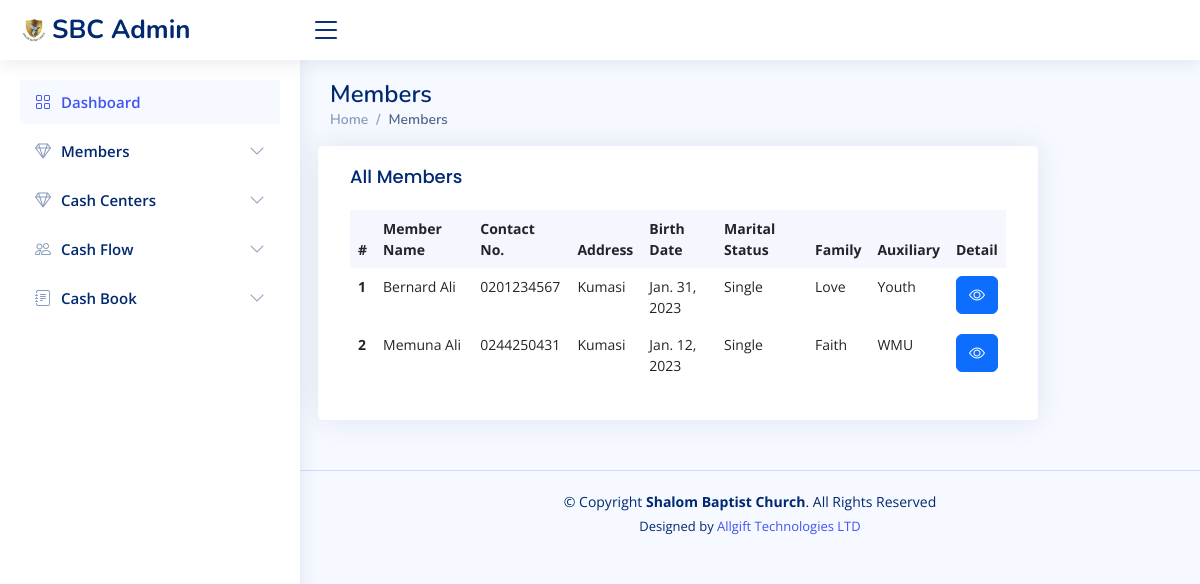
/accounts/member_list/, run on an earlier commit of the app's database.
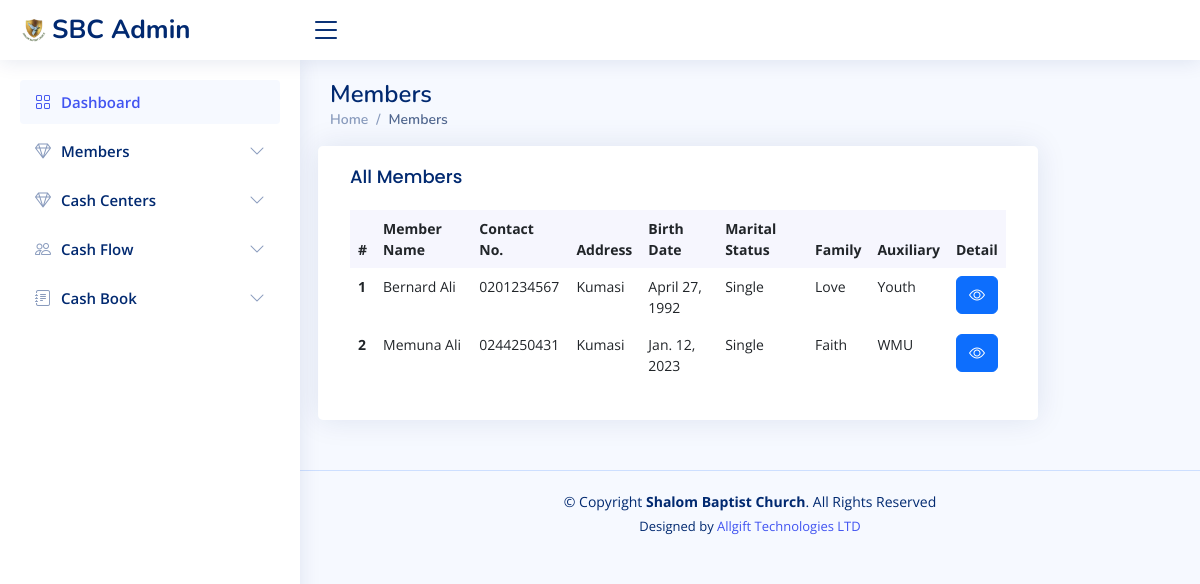
And on a later commit of the database.
### authy/models.py (models this page shows, shortened)
class Profile(models.Model):
    user = models.OneToOneField(User, on_delete=models.CASCADE, related_name='profile')
    full_name = models.CharField(max_length=50)
    gender = models.CharField(max_length=50, choices=GENDER_CHOICES, null=True, blank=True)
    blood_group = models.CharField(max_length=50, choices=BLOOD_CHOICES, null=True, blank=True)
    place_of_residence = models.CharField(max_length=50)
    birth_date = models.DateField(null=True, blank=True)
    work_status = models.CharField(max_length=50, choices=WORK_STATUS_CHOICES, default='Student')
    organisation_name = models.CharField(max_length=50, null=True, blank=True)
    education_level = models.CharField(max_length=50, choices=EDUCATION_LEVEL_CHOICES, null=True, blank=True)
    image = models.ImageField(default='default.jpg', upload_to='profile_pics', null=True, blank=True)
    created = models.DateField(auto_now_add=True)
    hometown = models.CharField(max_length=50, null=True, blank=True)
    marital_status = models.CharField(max_length=20, choices=MARRIAGE_STATUS_CHOICE, default='Single')
    spouse = models.CharField(max_length=50, null=True, blank=True)
    no_of_children = models.IntegerField(null=True, blank=True)
    phone_no = models.CharField(max_length=20)
    email = models.CharField(max_length=50, null=True, blank=True)
    father_name = models.CharField(max_length=100, null=True, blank=True)
    father_alive = models.CharField(max_length=3, choices=YES_NO_CHOICES, default='Yes')
    mother_name = models.CharField(max_length=100, null=True, blank=True)
    mother_alive = models.CharField(max_length=3, choices=YES_NO_CHOICES, default='Yes')
    next_of_kin_contact = models.CharField(max_length=20, null=True, blank=True)
    date_joined = models.DateField(null=True, blank=True)
    baptism = models.CharField(max_length=10, choices=BAPTISM_CHOICES, default='Not Yet')
    family = models.ForeignKey(Family, on_delete=models.DO_NOTHING, null=True, blank=True, related_name='family')
    auxiliary = models.ForeignKey(Auxiliaries, on_delete=models.DO_NOTHING, null=True, blank=True)
    ministry = models.ForeignKey(Ministries, on_delete=models.DO_NOTHING, null=True, blank=True)
    is_deacon = models.BooleanField(default=False)
    is_council_member = models.BooleanField(default=False)

### core/models.py (models this page shows, shortened)
class Family(models.Model):
    name = models.CharField(max_length=255)
    contact = models.CharField(max_length=13, blank=True, null=True)
    location = models.TextField(blank=True, null=True)
    speech = models.TextField(blank=True, null=True)
    deacon = models.ImageField(default='group.png', upload_to='auxiliaries', blank=True, null=True)
    group_img = models.ImageField(default='group.png', upload_to='auxiliaries', blank=True, null=True)
    contribution_target = models.DecimalField(max_digits=8, decimal_places=2, blank=True, null=True)
    def __str__(self):
        return self.name

class Auxiliaries(models.Model):
    name = models.CharField(max_length=255)
    designation = models.CharField(max_length=255, blank=True, null=True)
    about_us = models.TextField(blank=True, null=True)
    mission = models.TextField(blank=True, null=True)
    speech = models.TextField(blank=True, null=True)
    deacon = models.ImageField(default='group.png', upload_to='auxiliaries', blank=True, null=True)
    group_img = models.ImageField(default='group.png', upload_to='auxiliaries', blank=True, null=True)
    contribution_target = models.DecimalField(max_digits=8, decimal_places=2, blank=True, null=True)
    def __str__(self):
        return self.name

### accounts/views.py (the view)
# urls.py: path("member_list/", views.members, name='member_list'),
def members(request):
    members = Profile.objects.all()
    context = {
        'members': members
    }
    return render(request, 'accounts/member_list.html', context)

### templates/accounts/member_list.html
{% extends 'accounts/base.html' %}
{% block content %}
     <div class="pagetitle">
      <h1>Members</h1>
      <nav>
        <ol class="breadcrumb">
          <li class="breadcrumb-item"><a href="{% url 'home' %}">Home</a></li>
          <li class="breadcrumb-item active">Members</li>
        </ol>
      </nav>
    </div>
     <section class="section dashboard">
      <div class="row">
        <div class="col-lg-10">
          <div class="row">
            <div class="card recent-sales overflow-auto">
                <div class="card-body">
                  <h5 class="card-title">All Members</h5>
                  <table class="table table-borderless datatable table-hover">
                    <thead>
                      <tr>
                        <th scope="col">#</th>
                        <th scope="col">Member Name</th>
                        <th scope="col">Contact No.</th>
                        <th scope="col">Address</th>
                        <th scope="col">Birth Date</th>
                        <th scope="col">Marital Status</th>
                        <th scope="col">Family</th>
                        <th scope="col">Auxiliary</th>
                        <th scope="col">Detail</th>
                      </tr>
                    </thead>
                    <tbody>
                   {%for member in members%}
                      <tr>
                        <th scope="row">{{forloop.counter}}</th>
                        <td>{{member.full_name}}</td>
                        <td>{{member.phone_no}}</td>
                        <td>{{member.place_of_residence}}</td>
                        <td>{{member.birth_date}}</td>
                        <td>{{member.marital_status}}</td>
                        <td>{{member.family}}</td>
                        <td>{{member.auxiliary}}</td>
                        <td><a href="{% url 'member_details' member.id %}"><i class="bi bi-eye btn btn-primary"></i></a></td>
                      </tr>
                    {% endfor %}
                    </tbody>
                  </table>
                </div>
              </div>
          </div>
        </div>
      </div>
    </section>
{% endblock content %}

### templates/accounts/base.html (shortened to what this page needs)
{% load static %}
<!DOCTYPE html>
<html lang="en">
<head>
  <link href="{% static 'accounts/assets/vendor/bootstrap/css/bootstrap.min.css' %}" rel="stylesheet">
  <link href="{% static 'accounts/assets/vendor/bootstrap-icons/bootstrap-icons.css' %}" rel="stylesheet">
  <link href="{% static 'accounts/assets/vendor/boxicons/css/boxicons.min.css' %}" rel="stylesheet">
  <link href="{% static 'accounts/assets/vendor/quill/quill.snow.css' %}" rel="stylesheet">
  <link href="{% static 'accounts/assets/vendor/quill/quill.bubble.css' %}" rel="stylesheet">
  <link href="{% static 'accounts/assets/vendor/remixicon/remixicon.css' %}" rel="stylesheet">
  <link href="{% static 'accounts/assets/vendor/simple-datatables/style.css' %}" rel="stylesheet">
  <link href="{% static 'accounts/assets/css/style.css' %}" rel="stylesheet">
</head>
<body>
  <header id="header" class="header fixed-top d-flex align-items-center">
    <div class="d-flex align-items-center justify-content-between">
      <a href="{% url 'account_home' %}" class="logo d-flex align-items-center">
        <img src="{% static 'assets/img/shalom_logo.png' %}" alt="">
        <span class="d-none d-lg-block">SBC Admin</span>
      </a>
      <i class="bi bi-list toggle-sidebar-btn"></i>
    </div>
  </header>
  <aside id="sidebar" class="sidebar">
    <ul class="sidebar-nav" id="sidebar-nav">
      <li class="nav-item">
        <a class="nav-link " href="{% url 'account_home' %}">
          <i class="bi bi-grid"></i>
          <span>Dashboard</span>
        </a>
      </li>
      <li class="nav-item">
        <a class="nav-link collapsed" data-bs-target="#icons-members" data-bs-toggle="collapse" href="#">
          <i class="bi bi-gem"></i><span>Members</span><i class="bi bi-chevron-down ms-auto"></i>
        </a>
      </li>
      <li class="nav-item">
        <a class="nav-link collapsed" data-bs-target="#icons-nav" data-bs-toggle="collapse" href="#">
          <i class="bi bi-gem"></i><span>Cash Centers</span><i class="bi bi-chevron-down ms-auto"></i>
        </a>
      </li>
      <li class="nav-item">
        <a class="nav-link collapsed" data-bs-target="#icons-inventory" data-bs-toggle="collapse" href="#">
          <i class="bi bi-people"></i><span>Cash Flow</span><i class="bi bi-chevron-down ms-auto"></i>
        </a>
      </li>
      <li class="nav-item">
        <a class="nav-link collapsed" data-bs-target="#forms-nav" data-bs-toggle="collapse" href="#">
          <i class="bi bi-journal-text"></i><span>Cash Book</span><i class="bi bi-chevron-down ms-auto"></i>
        </a>
      </li>
    </ul>
  </aside>
  <main id="main" class="main">
      {% block content %}
      {% endblock content %}
  </main>
  <footer id="footer" class="footer">
    <div class="copyright">
      &copy; Copyright <strong><span>Shalom Baptist Church</span></strong>. All Rights Reserved
    </div>
    <div class="credits">
      Designed by <a href="https://allgifttechnologies.com/">Allgift Technologies LTD</a>
    </div>
  </footer>
</body>
</html>

### static/accounts/assets/css/style.css (style rules this page uses)
:root { scroll-behavior: smooth; }
body { font-family: "Open Sans", sans-serif; background: #f6f9ff; color: #444444; }
a { color: #4154f1; text-decoration: none; }
h1, h2, h3, h4, h5, h6 { font-family: "Nunito", sans-serif; }
#main { margin-top: 60px; padding: 20px 30px; transition: all 0.3s; }
.pagetitle { margin-bottom: 10px; }
.pagetitle h1 { font-size: 24px; margin-bottom: 0; font-weight: 600; color: #012970; }
.card { margin-bottom: 30px; border: none; border-radius: 5px; box-shadow: 0px 0 30px rgba(1, 41, 112, 0.1); }
.card-title { padding: 20px 0 15px 0; font-size: 18px; font-weight: 500; color: #012970; font-family: "Poppins", sans-serif; }
.card-body { padding: 0 20px 20px 20px; }
.breadcrumb { font-size: 14px; font-family: "Nunito", sans-serif; color: #899bbd; font-weight: 600; }
.breadcrumb a { color: #899bbd; transition: 0.3s; }
.breadcrumb .breadcrumb-item::before { color: #899bbd; }
.breadcrumb .active { color: #51678f; font-weight: 600; }
.logo { line-height: 1; }
@media (min-width: 1200px) { .logo { width: 280px; } }
.logo img { max-height: 26px; margin-right: 6px; }
.logo span { font-size: 26px; font-weight: 700; color: #012970; font-family: "Nunito", sans-serif; }
.header { transition: all 0.5s; z-index: 997; height: 60px; box-shadow: 0px 2px 20px rgba(1, 41, 112, 0.1); background-color: #fff; padding-left: 20px; }
.header .toggle-sidebar-btn { font-size: 32px; padding-left: 10px; cursor: pointer; color: #012970; }
.sidebar { position: fixed; top: 60px; left: 0; bottom: 0; width: 300px; z-index: 996; transition: all 0.3s; padding: 20px; overflow-y: auto; scrollbar-width: thin; scrollbar-color: #aab7cf transparent; box-shadow: 0px 0px 20px rgba(1, 41, 112, 0.1); background-color: #fff; }
@media (min-width: 1200px) { #main, #footer { margin-left: 300px; } }
.sidebar-nav { padding: 0; margin: 0; list-style: none; }
.sidebar-nav li { padding: 0; margin: 0; list-style: none; }
.sidebar-nav .nav-item { margin-bottom: 5px; }
.sidebar-nav .nav-link { display: flex; align-items: center; font-size: 15px; font-weight: 600; color: #4154f1; transition: 0.3; background: #f6f9ff; padding: 10px 15px; border-radius: 4px; }
.sidebar-nav .nav-link i { font-size: 16px; margin-right: 10px; color: #4154f1; }
.sidebar-nav .nav-link.collapsed { color: #012970; background: #fff; }
.sidebar-nav .nav-link.collapsed i { color: #899bbd; }
.sidebar-nav .nav-link .bi-chevron-down { margin-right: 0; transition: transform 0.2s ease-in-out; }
.dashboard .recent-sales { font-size: 14px; }
.dashboard .recent-sales .table thead { background: #f6f6fe; }
.dashboard .recent-sales .table thead th { border: 0; }
.footer { padding: 20px 0; font-size: 14px; transition: all 0.3s; border-top: 1px solid #cddfff; }
.footer .copyright { text-align: center; color: #012970; }
.footer .credits { padding-top: 5px; text-align: center; font-size: 13px; color: #012970; }

What changed in the data, as far as the page shows it:
changed Profile "Bernard Ali": birth_date "Jan. 31, 2023" → "April 27, 1992"
